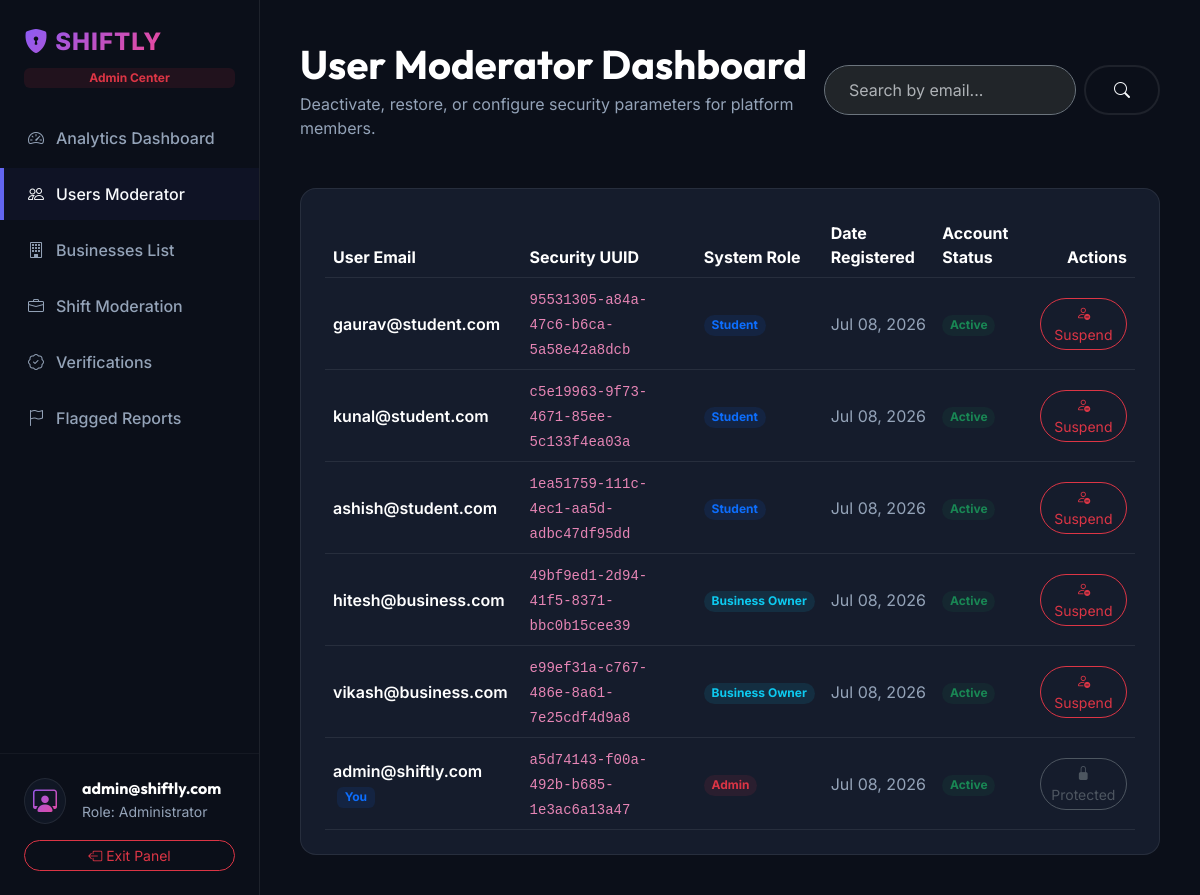
Page /api/v1/adminpanel/users/ (signed in) on the earlier database version.
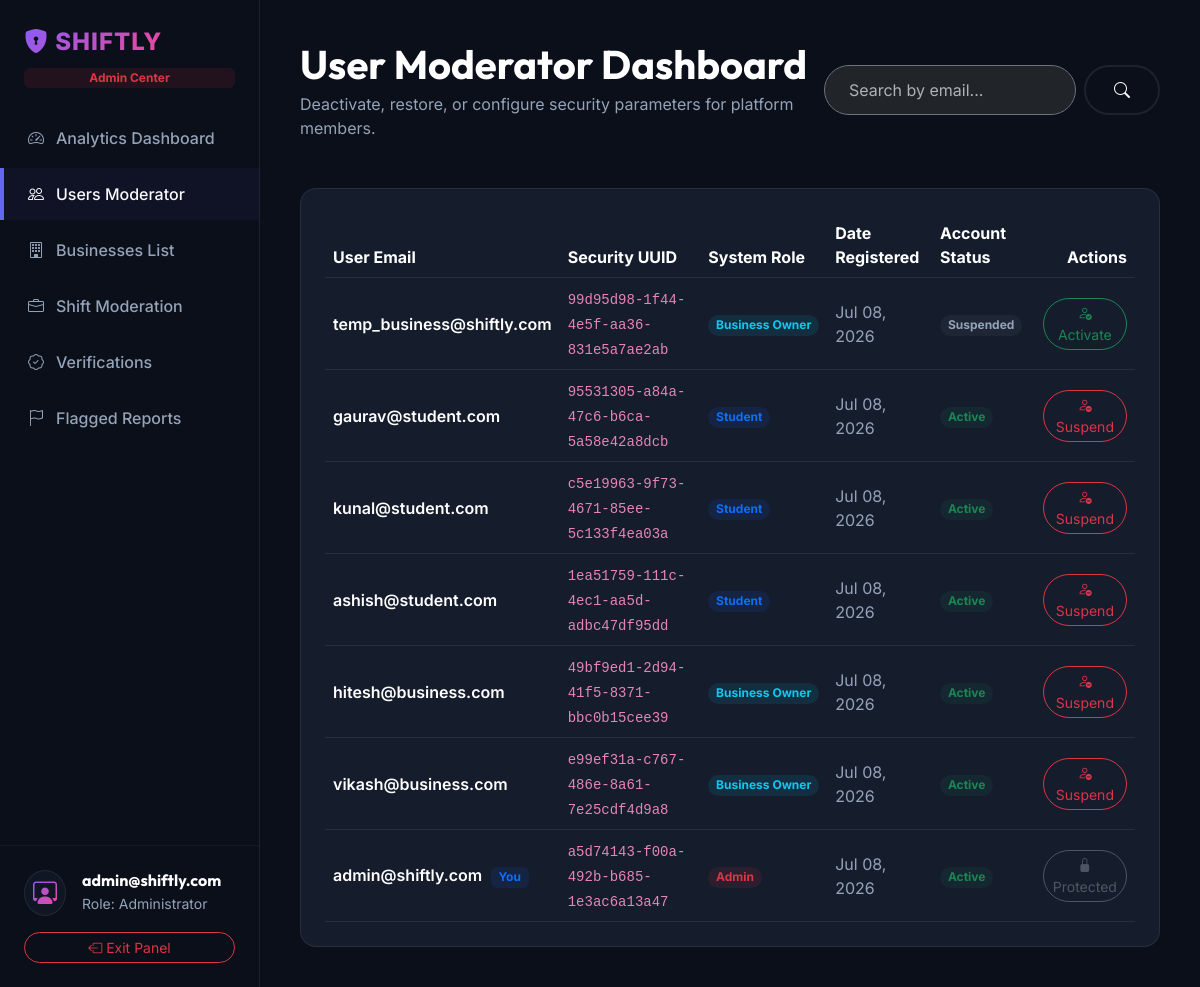
Same page on the later database version.
### accounts/models.py (models this page shows, shortened)
class User(AbstractUser):
    class Role(models.TextChoices):
        STUDENT = 'student', _('Student')
        BUSINESS = 'business', _('Business Owner')
        ADMIN = 'admin', _('Admin')
    class AccountStatus(models.TextChoices):
        PENDING = 'pending', _('Pending Approval')
        APPROVED = 'approved', _('Approved')
        REJECTED = 'rejected', _('Rejected')
        SUSPENDED = 'suspended', _('Suspended')
    username = None
    email = models.EmailField(_('email address'), unique=True)
    role = models.CharField(max_length=20, choices=Role.choices, default=Role.STUDENT)
    status = models.CharField(max_length=20, choices=AccountStatus.choices, default=AccountStatus.APPROVED)
    uuid = models.UUIDField(default=uuid.uuid4, editable=False, unique=True)
    is_active = models.BooleanField(default=True)
    is_verified = models.BooleanField(default=True)
    approved_by = models.ForeignKey('self', null=True, blank=True, on_delete=models.SET_NULL, related_name='approved_users')
    approved_at = models.DateTimeField(null=True, blank=True)
    created_at = models.DateTimeField(auto_now_add=True)
    updated_at = models.DateTimeField(auto_now=True)
    mfa_secret = models.CharField(max_length=255, blank=True, null=True)
    USERNAME_FIELD = 'email'
    REQUIRED_FIELDS = []
    objects = CustomUserManager()

### adminpanel/views.py (the view)
# urls.py: path('users/', AdminUsersView.as_view(), name='admin_users'),
class AdminUsersView(AdminRequiredMixin, ListView):
    template_name = 'adminpanel/users.html'
    context_object_name = 'users'
    paginate_by = 25
    def get_queryset(self):
        queryset = User.objects.all().order_by('-date_joined')
        query = self.request.GET.get('q')
        if query:
            queryset = queryset.filter(Q(email__icontains=query) | Q(role__icontains=query))
        return queryset

### adminpanel/views.py (called while the page is built)
    def dispatch(self, request, *args, **kwargs):
        if not request.user.is_authenticated:
            return self.handle_no_permission()
        if request.user.role != 'admin':
            raise PermissionDenied("Only administrators can access this area.")
        return super().dispatch(request, *args, **kwargs)

### templates/adminpanel/users.html (shortened to what this page needs)
{% extends 'adminpanel/base.html' %}
{% block content %}
<div class="container-fluid p-0">
    <div class="d-flex justify-content-between align-items-center mb-5">
        <div>
            <h1 class="text-white mb-1">User Moderator Dashboard</h1>
            <p class="text-muted mb-0">Deactivate, restore, or configure security parameters for platform members.</p>
        </div>
        <form class="d-flex gap-2" method="GET" action="{% url 'admin_users' %}">
            <input type="text" name="q" class="form-control bg-dark border-secondary border-opacity-20 text-white rounded-pill px-4" placeholder="Search by email..." value="{{ request.GET.q|default:'' }}">
            <button class="btn btn-premium-outline rounded-pill" type="submit"><i class="bi bi-search"></i></button>
        </form>
    </div>
    <div class="dash-card p-4">
        {% if users %}
            <div class="table-responsive">
                <table class="table table-dark table-hover align-middle mb-0" style="--bs-table-bg: transparent; --bs-table-border-color: var(--dark-border);">
                    <thead>
                        <tr class="text-muted">
                            <th>User Email</th>
                            <th>Security UUID</th>
                            <th>System Role</th>
                            <th>Date Registered</th>
                            <th>Account Status</th>
                            <th class="text-end">Actions</th>
                        </tr>
                    </thead>
                    <tbody>
                        {% for user in users %}
                            <tr id="user-row-{{ user.id }}">
                                <td>
                                    <span class="fw-semibold text-white">{{ user.email }}</span>
                                    {% if user == request.user %}
                                        <span class="badge bg-primary bg-opacity-10 text-primary ms-1">You</span>
                                    {% endif %}
                                </td>
                                <td class="text-muted"><code>{{ user.uuid }}</code></td>
                                <td>
                                    <span class="badge
                                        {% if user.role == 'admin' %}bg-danger
                                        {% elif user.role == 'business' %}bg-info
                                        {% else %}bg-primary{% endif %}
                                        bg-opacity-10
                                        text-{% if user.role == 'admin' %}danger{% elif user.role == 'business' %}info{% else %}primary{% endif %}
                                        px-2.5 py-1.5 rounded-pill">
                                        {{ user.get_role_display }}
                                    </span>
                                </td>
                                <td class="text-muted">{{ user.date_joined|date:"M d, Y" }}</td>
                                <td id="user-status-{{ user.id }}">
                                    <span class="badge {% if user.is_active %}bg-success{% else %}bg-secondary{% endif %} bg-opacity-10 text-{% if user.is_active %}success{% else %}secondary{% endif %} px-2.5 py-1.5 rounded-pill">
                                        {% if user.is_active %}Active{% else %}Suspended{% endif %}
                                    </span>
                                </td>
                                <td class="text-end">
                                    {% if user != request.user %}
                                        <button class="btn btn-sm rounded-pill toggle-active-btn {% if user.is_active %}btn-outline-danger{% else %}btn-outline-success{% endif %}"
                                                data-id="{{ user.id }}"
                                                data-active="{{ user.is_active|yesno:'true,false' }}">
                                            {% if user.is_active %}
                                                <i class="bi bi-person-dash"></i> Suspend
                                            {% else %}
                                                <i class="bi bi-person-check"></i> Activate
                                            {% endif %}
                                        </button>
                                    {% else %}
                                        <button class="btn btn-sm btn-outline-secondary rounded-pill" disabled><i class="bi bi-lock-fill"></i> Protected</button>
                                    {% endif %}
                                </td>
                            </tr>
                        {% endfor %}
                    </tbody>
                </table>
            </div>
        {% else %}
            <div class="text-center py-5">
                <i class="bi bi-people-fill text-muted display-4"></i>
                <h5 class="text-white mt-3">No users found</h5>
                <p class="text-muted small mb-0">Search query returned 0 records.</p>
            </div>
        {% endif %}
    </div>
</div>
{% endblock %}

### templates/adminpanel/base.html (shortened to what this page needs)
<!DOCTYPE html>
<html lang="en" data-bs-theme="dark">
<head>
    <link href="https://cdn.jsdelivr.net/npm/bootstrap@5.3.3/dist/css/bootstrap.min.css" rel="stylesheet">
    <link rel="stylesheet" href="https://cdn.jsdelivr.net/npm/bootstrap-icons@1.11.3/font/bootstrap-icons.min.css">
    <link rel="stylesheet" href="/assets/css/main.css">
</head>
<body>
    <aside class="sidebar d-flex flex-column justify-content-between py-4">
        <div>
            <div class="px-4 mb-4">
                <a href="{% url 'admin_dashboard' %}" class="navbar-brand text-gradient-admin fs-4 fw-extrabold"><i class="bi bi-shield-lock-fill"></i> SHIFTLY</a>
                <span class="badge bg-danger bg-opacity-10 text-danger d-block mt-2 w-fit">Admin Center</span>
            </div>
            <nav class="d-flex flex-column gap-1">
                <a href="{% url 'admin_dashboard' %}" class="sidebar-link {% if request.resolver_match.url_name == 'admin_dashboard' %}active{% endif %}">
                    <i class="bi bi-speedometer2"></i> Analytics Dashboard
                </a>
                <a href="{% url 'admin_users' %}" class="sidebar-link {% if request.resolver_match.url_name == 'admin_users' %}active{% endif %}">
                    <i class="bi bi-people"></i> Users Moderator
                </a>
                <a href="{% url 'admin_businesses' %}" class="sidebar-link {% if request.resolver_match.url_name == 'admin_businesses' %}active{% endif %}">
                    <i class="bi bi-building"></i> Businesses List
                </a>
                <a href="{% url 'admin_jobs' %}" class="sidebar-link {% if request.resolver_match.url_name == 'admin_jobs' %}active{% endif %}">
                    <i class="bi bi-briefcase"></i> Shift Moderation
                </a>
                <a href="{% url 'admin_verifications' %}" class="sidebar-link {% if request.resolver_match.url_name == 'admin_verifications' %}active{% endif %}">
                    <i class="bi bi-patch-check"></i> Verifications
                </a>
                <a href="{% url 'admin_reports' %}" class="sidebar-link {% if request.resolver_match.url_name == 'admin_reports' %}active{% endif %}">
                    <i class="bi bi-flag"></i> Flagged Reports
                </a>
            </nav>
        </div>
        <div class="px-4 border-top border-secondary border-opacity-10 pt-4">
            <div class="d-flex align-items-center gap-3 mb-3">
                <div class="bg-glass rounded-circle p-1">
                    <i class="bi bi-person-workspace text-gradient-admin fs-4 px-1"></i>
                </div>
                <div>
                    <h6 class="mb-0 text-white">{{ request.user.email|slice:":18" }}</h6>
                    <small class="text-muted">Role: Administrator</small>
                </div>
            </div>
            <a href="{% url 'logout_page' %}" class="btn btn-outline-danger btn-sm w-100 rounded-pill"><i class="bi bi-box-arrow-left"></i> Exit Panel</a>
        </div>
    </aside>
    <main class="main-content">
        {% block content %}{% endblock %}
    </main>
</body>
</html>

### assets/css/main.css (style rules this page uses)
:root { --primary-gradient: linear-gradient(135deg, #FF4B2B 0%, #FF416C 100%); --secondary-gradient: linear-gradient(135deg, #6366F1 0%, #4F46E5 100%); --accent-gradient: linear-gradient(135deg, #10B981 0%, #059669 100%); --primary-color: #FF4655; --primary-coral: #FF416C; --secondary-indigo: #6366F1; --success-emerald: #10B981; --dark-bg: #0B0F19; --dark-card: #151C2C; --dark-border: rgba(255, 255, 255, 0.08); --dark-glow: rgba(255, 65, 108, 0.15); --text-light: #F8FAFC; --text-muted: #94A3B8; --white: #FFFFFF; --transition-smooth: all 0.4s cubic-bezier(0.4, 0, 0.2, 1); }
body { background-color: var(--dark-bg); color: var(--text-light); font-family: 'Inter', sans-serif; overflow-x: hidden; scroll-behavior: smooth; }
h1, h2, h3, h4, h5, h6, .display-font { font-family: 'Outfit', sans-serif; font-weight: 700; }
.bg-glass { background: rgba(21, 28, 44, 0.65); backdrop-filter: blur(16px); -webkit-backdrop-filter: blur(16px); border: 1px solid var(--dark-border); }
.btn-premium-outline { background: transparent; color: var(--text-light); border: 2px solid var(--dark-border); border-radius: 30px; padding: 11px 28px; font-weight: 600; transition: var(--transition-smooth); }
.navbar-brand { font-size: 1.6rem; font-weight: 800; letter-spacing: 1px; }
.text-muted { color: #94A3B8 !important; }
.text-secondary { color: #94A3B8 !important; }

### templates/adminpanel/base.html (style rules this page uses)
.sidebar { position: fixed; top: 0; bottom: 0; left: 0; width: 260px; background: #0b0f19; border-right: 1px solid var(--dark-border); z-index: 100; transition: var(--transition-smooth); }
.sidebar-link { color: var(--text-muted); text-decoration: none; padding: 14px 24px; display: flex; align-items: center; gap: 12px; font-weight: 500; transition: var(--transition-smooth); border-left: 4px solid transparent; }
.sidebar-link:hover, .sidebar-link.active { color: var(--text-light); background: rgba(99, 102, 241, 0.05); border-left-color: var(--secondary-indigo); }
.main-content { margin-left: 260px; padding: 40px; min-height: 100vh; }
.dash-card { background-color: var(--dark-card); border: 1px solid var(--dark-border); border-radius: 16px; transition: var(--transition-smooth); }
.text-gradient-admin { background: linear-gradient(135deg, #8B5CF6 0%, #EC4899 100%); -webkit-background-clip: text; -webkit-text-fill-color: transparent; }

Differences in the rows shown:
added User: email "temp_business@shiftly.com", uuid "99d95d98-1f44-4e5f-aa36-831e5a7ae2ab", role "Business Owner", date_joined "Jul 08, 2026", is_active "Suspended"
